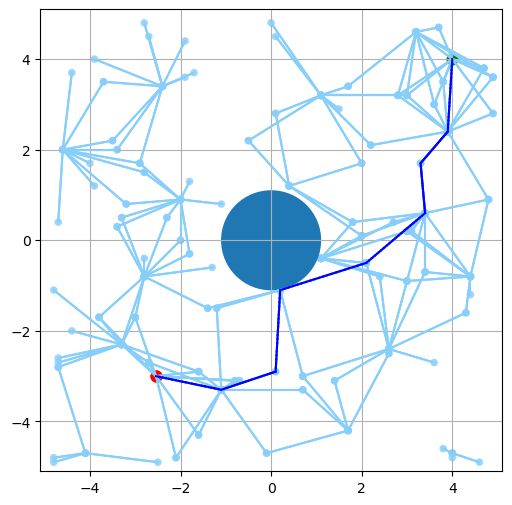
#> input picture Code/media/frame00000.png, 512 x 505 px; its folder holds 5 pictures in this run
$ python videowriter.py
#> lines starting #> are read from the running program, lines starting #| are printed output that depends on the picture
import cv2
import numpy as np


def write_video(num_images, sample_num):
#> called with num_images = 14, sample_num = 1
    fourcc = cv2.VideoWriter_fourcc(*'DIVX')
    out_done = False
    for i in range(0, num_images):
        if i % sample_num == 0:
            frame = cv2.imread('./media/frame'+str(i).zfill(5)+'.png')
#> frame is the input picture: shape (505, 512, 3); mean B, G, R 248.5, 241.7, 233.2
            if frame is not None:
                print(i, './media/frame'+str(i)+'.png', frame.shape)
#| 0 ./media/frame0.png (505, 512, 3)
                frame = cv2.resize(frame, (512, 528), interpolation = cv2.INTER_AREA)
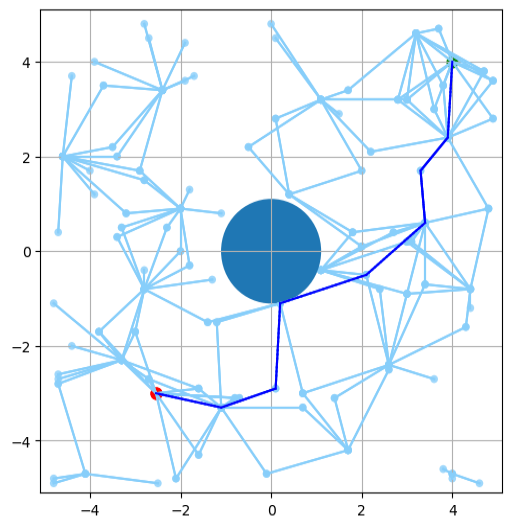
#> frame: shape (528, 512, 3); mean B, G, R 248.4, 241.7, 233.2
                if not out_done:
                    out = cv2.VideoWriter("./media/astar_nonholonomic_video_3.mp4", fourcc, 1.0, (frame.shape[1], frame.shape[0]))
                    out_done = True
                out.write(frame)
#> pass 2 of the loop in write_video, `for i in range(0, num_images):`:
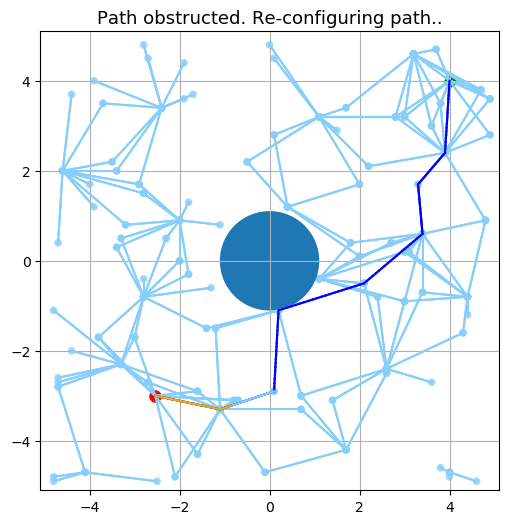
#> input picture Code/media/frame00001.png, 509 x 524 px
#> in write_video, frame is the input picture: shape (524, 509, 3); mean B, G, R 247.4, 241.3, 233.1
#| 1 ./media/frame1.png (524, 509, 3)
#> in write_video, `frame = cv2.resize(frame, (512, 528), interpolation = cv2.INTER_AREA)`:
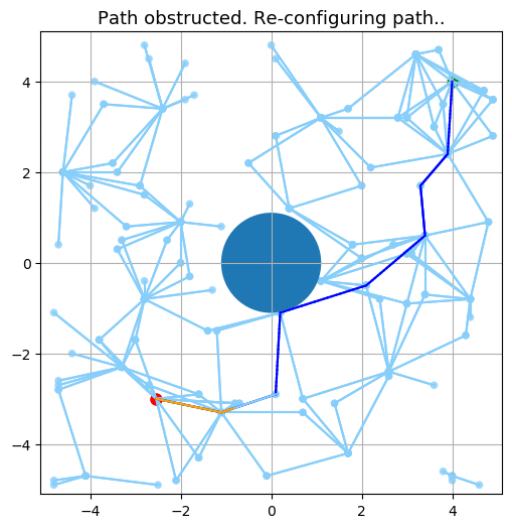
#> frame: shape (528, 512, 3); mean B, G, R 247.3, 241.2, 233.1

    frame = cv2.imread('./media/frame.png')
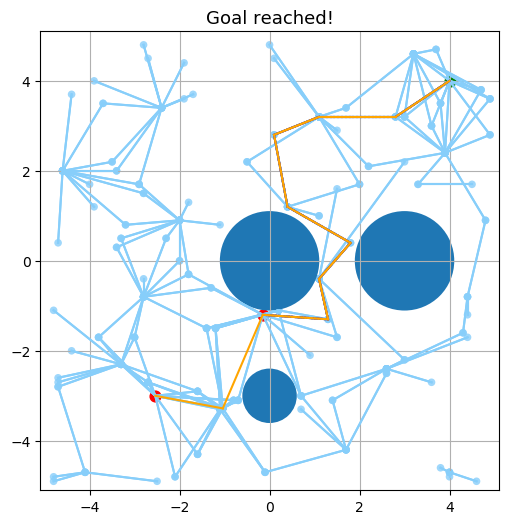
#> input picture Code/media/frame.png, 509 x 524 px
#> frame is the input picture: shape (524, 509, 3); mean B, G, R 244.1, 237.5, 227
    if frame is not None:
        frame = cv2.resize(frame, (512, 528), interpolation = cv2.INTER_AREA)
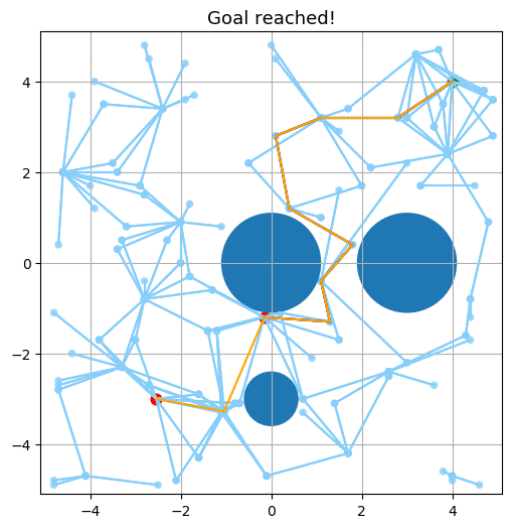
#> frame: shape (528, 512, 3); mean B, G, R 244.1, 237.5, 226.9
        out.write(frame)
    out.release()


if __name__ == '__main__':
    write_video(14, 1)
